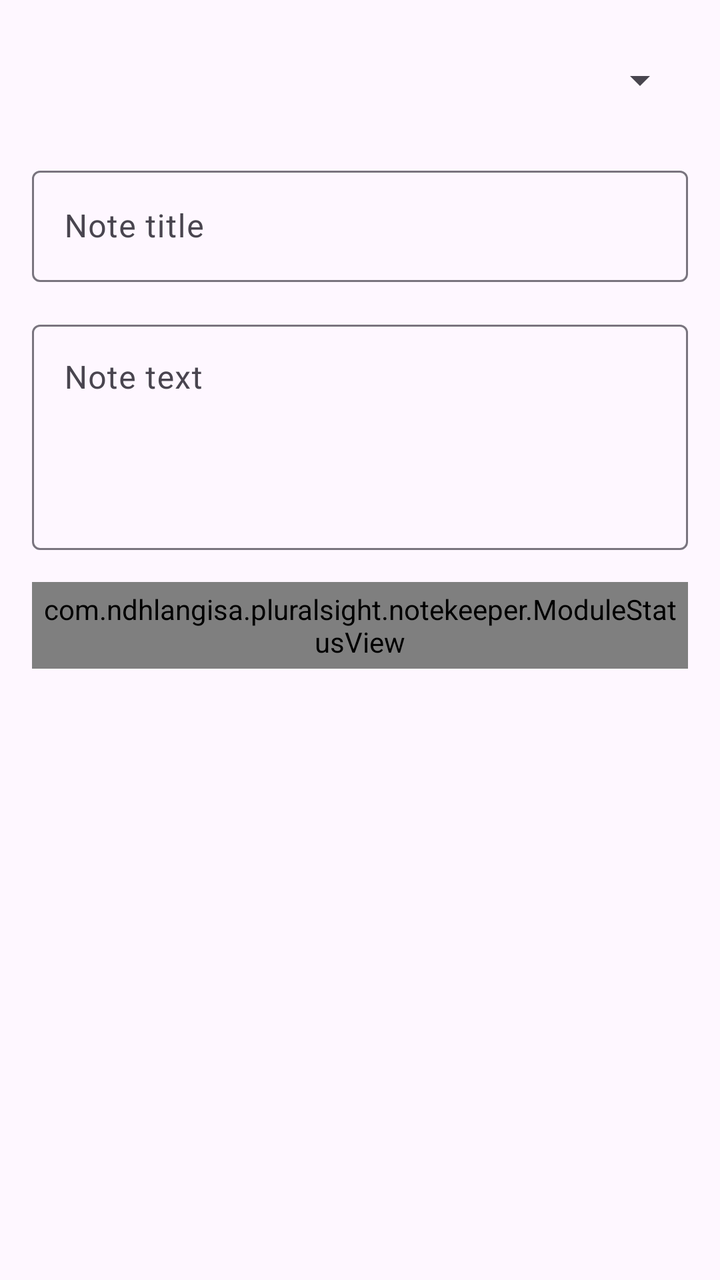
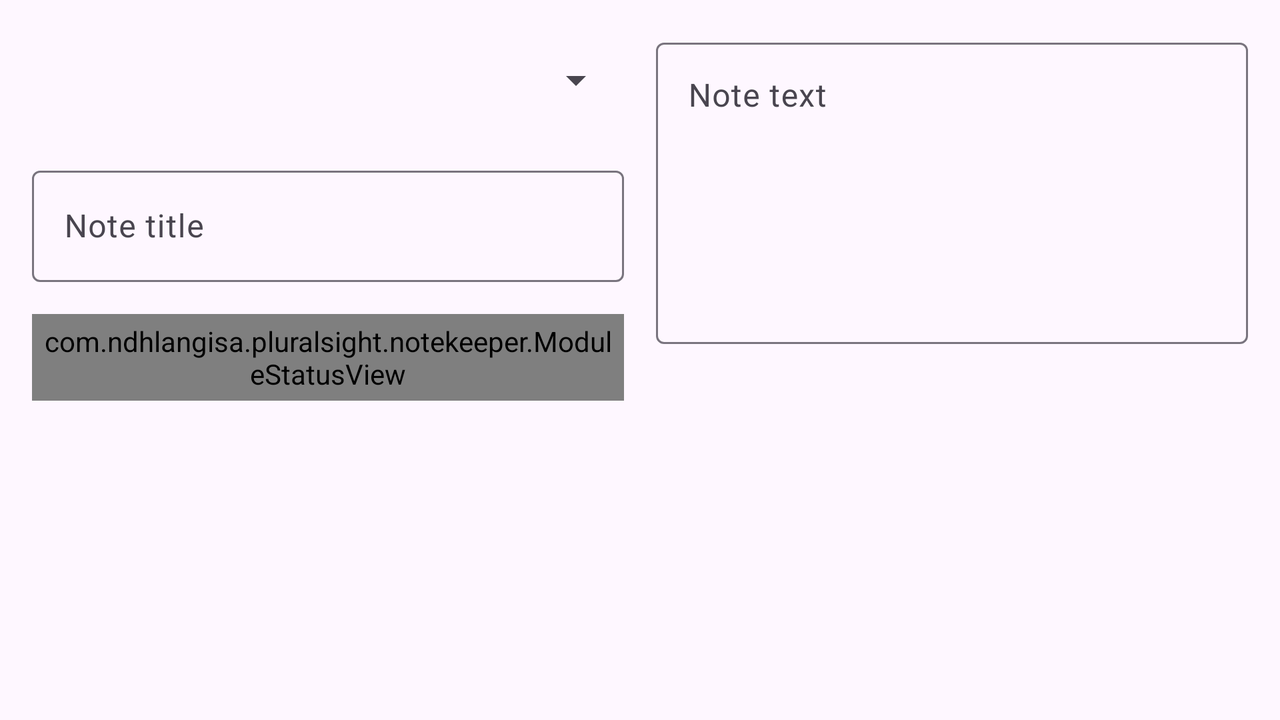

First picture: res/layout/ on a phone held upright. Second picture: the repository's own variant of that layout, on a device whose configuration matches the variant's folder. Source for both follows.
<!-- AndroidManifest.xml: application theme Theme.NoteKeeper -->
<!-- res/layout/content_note.xml -->
<?xml version="1.0" encoding="utf-8"?>
<androidx.core.widget.NestedScrollView xmlns:android="http://schemas.android.com/apk/res/android"
    xmlns:app="http://schemas.android.com/apk/res-auto"
    xmlns:tools="http://schemas.android.com/tools"
    android:layout_width="match_parent"
    android:layout_height="match_parent"
    app:layout_behavior="@string/appbar_scrolling_view_behavior"
    tools:showIn="@layout/activity_note">

    <androidx.constraintlayout.widget.ConstraintLayout
        android:layout_width="match_parent"
        android:layout_height="wrap_content"
        android:padding="@dimen/screen_padding">

        <Spinner
            android:id="@+id/spinner_courses"
            android:layout_width="0dp"
            android:layout_height="wrap_content"
            android:minHeight="48dp"
            app:layout_constraintEnd_toEndOf="parent"
            app:layout_constraintStart_toStartOf="parent"
            app:layout_constraintTop_toTopOf="parent" />

        <com.google.android.material.textfield.TextInputLayout
            android:id="@+id/layout_note_title"
            android:layout_width="0dp"
            android:layout_height="wrap_content"
            android:layout_marginTop="16dp"
            android:hint="@string/note_title_hint"
            app:layout_constraintEnd_toEndOf="parent"
            app:layout_constraintStart_toStartOf="parent"
            app:layout_constraintTop_toBottomOf="@id/spinner_courses">

            <com.google.android.material.textfield.TextInputEditText
                android:id="@+id/text_note_title"
                android:layout_width="match_parent"
                android:layout_height="wrap_content"
                android:inputType="textCapSentences|textMultiLine" />
        </com.google.android.material.textfield.TextInputLayout>

        <com.google.android.material.textfield.TextInputLayout
            android:id="@+id/layout_note_text"
            android:layout_width="0dp"
            android:layout_height="wrap_content"
            android:layout_marginTop="16dp"
            android:hint="@string/note_text_hint"
            app:layout_constraintEnd_toEndOf="parent"
            app:layout_constraintStart_toStartOf="parent"
            app:layout_constraintTop_toBottomOf="@id/layout_note_title">

            <com.google.android.material.textfield.TextInputEditText
                android:id="@+id/text_note_text"
                android:layout_width="match_parent"
                android:layout_height="wrap_content"
                android:gravity="top"
                android:inputType="textCapSentences|textMultiLine"
                android:minLines="4" />
        </com.google.android.material.textfield.TextInputLayout>

        <com.ndhlangisa.pluralsight.notekeeper.ModuleStatusView
            android:id="@+id/module_status"
            android:layout_width="0dp"
            android:layout_height="wrap_content"
            android:layout_marginTop="16dp"
            android:padding="4dp"
            app:layout_constraintEnd_toEndOf="parent"
            app:layout_constraintStart_toStartOf="parent"
            app:layout_constraintTop_toBottomOf="@id/layout_note_text"
            app:moduleOutlineColor="?attr/colorOnSurface"
            app:moduleShape="circle" />
    </androidx.constraintlayout.widget.ConstraintLayout>
</androidx.core.widget.NestedScrollView>
<!-- resources referenced by this layout -->
<resources>
  <dimen name="screen_padding">16dp</dimen>
  <string name="note_text_hint">Note text</string>
  <string name="note_title_hint">Note title</string>
  <style name="Theme.NoteKeeper" parent="Base.Theme.NoteKeeper" />
  <style name="Base.Theme.NoteKeeper" parent="Theme.Material3.DayNight.NoActionBar">
          
          
          <item name="colorPrimary">@color/notekeeper_orange</item>
          <item name="colorOnPrimary">@color/white</item>
          <item name="colorPrimaryContainer">@color/notekeeper_orange_light</item>
          <item name="colorOnPrimaryContainer">@color/notekeeper_orange_dark</item>
      </style>
  <color name="notekeeper_orange">#FFF05A28</color>
  <color name="white">#FFFFFFFF</color>
  <color name="notekeeper_orange_light">#FFFFDBCF</color>
  <color name="notekeeper_orange_dark">#FF3A0B00</color>
</resources>
<!-- res/layout-land/content_note.xml (the repository's variant of the layout above) -->
<!-- drawn on the phone turned sideways -->
<?xml version="1.0" encoding="utf-8"?>
<androidx.core.widget.NestedScrollView xmlns:android="http://schemas.android.com/apk/res/android"
    xmlns:app="http://schemas.android.com/apk/res-auto"
    xmlns:tools="http://schemas.android.com/tools"
    android:layout_width="match_parent"
    android:layout_height="match_parent"
    app:layout_behavior="@string/appbar_scrolling_view_behavior"
    tools:showIn="@layout/activity_note">

    <androidx.constraintlayout.widget.ConstraintLayout
        android:layout_width="match_parent"
        android:layout_height="wrap_content"
        android:padding="@dimen/screen_padding">

        <androidx.constraintlayout.widget.Guideline
            android:id="@+id/guideline"
            android:layout_width="wrap_content"
            android:layout_height="wrap_content"
            android:orientation="vertical"
            app:layout_constraintGuide_percent="0.5" />

        
        <Spinner
            android:id="@+id/spinner_courses"
            android:layout_width="0dp"
            android:layout_height="wrap_content"
            android:layout_marginEnd="8dp"
            android:minHeight="48dp"
            app:layout_constraintEnd_toStartOf="@id/guideline"
            app:layout_constraintStart_toStartOf="parent"
            app:layout_constraintTop_toTopOf="parent" />

        <com.google.android.material.textfield.TextInputLayout
            android:id="@+id/layout_note_title"
            android:layout_width="0dp"
            android:layout_height="wrap_content"
            android:layout_marginTop="16dp"
            android:hint="@string/note_title_hint"
            app:layout_constraintEnd_toEndOf="@id/spinner_courses"
            app:layout_constraintStart_toStartOf="@id/spinner_courses"
            app:layout_constraintTop_toBottomOf="@id/spinner_courses">

            <com.google.android.material.textfield.TextInputEditText
                android:id="@+id/text_note_title"
                android:layout_width="match_parent"
                android:layout_height="wrap_content"
                android:inputType="textCapSentences|textMultiLine" />
        </com.google.android.material.textfield.TextInputLayout>

        <com.ndhlangisa.pluralsight.notekeeper.ModuleStatusView
            android:id="@+id/module_status"
            android:layout_width="0dp"
            android:layout_height="wrap_content"
            android:layout_marginTop="16dp"
            android:padding="4dp"
            app:layout_constraintEnd_toEndOf="@id/layout_note_title"
            app:layout_constraintStart_toStartOf="@id/layout_note_title"
            app:layout_constraintTop_toBottomOf="@id/layout_note_title"
            app:moduleOutlineColor="?attr/colorOnSurface"
            app:moduleShape="circle" />

        
        <com.google.android.material.textfield.TextInputLayout
            android:id="@+id/layout_note_text"
            android:layout_width="0dp"
            android:layout_height="wrap_content"
            android:layout_marginStart="8dp"
            android:hint="@string/note_text_hint"
            app:layout_constraintEnd_toEndOf="parent"
            app:layout_constraintStart_toEndOf="@id/guideline"
            app:layout_constraintTop_toTopOf="parent">

            <com.google.android.material.textfield.TextInputEditText
                android:id="@+id/text_note_text"
                android:layout_width="match_parent"
                android:layout_height="wrap_content"
                android:gravity="top"
                android:inputType="textCapSentences|textMultiLine"
                android:minLines="6" />
        </com.google.android.material.textfield.TextInputLayout>

    </androidx.constraintlayout.widget.ConstraintLayout>
</androidx.core.widget.NestedScrollView>
